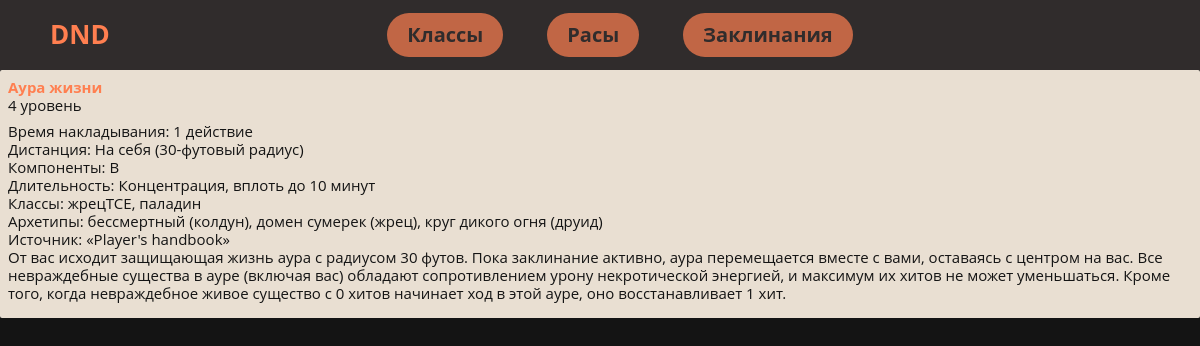
/spells_description/5, run on the app's committed database.
### dnd_wiki/models.py (models this page shows, shortened)
class Spell(models.Model):
    name = models.CharField(null=True, blank=True, default="default title", max_length=200)
    lvl = models.CharField(null=True, blank=True, default="default title", max_length=200)
    companent = models.CharField(null=True, blank=True, default="default title", max_length=200)
    description = models.TextField(null=True, blank=True, default="default title")

### dnd_wiki/views.py (the view)
# urls.py: path('spells_description/<str:pk>', views.single_spell, name='single_spell'),
def single_spell(request, pk):
    spell_obj = Spell.objects.get(id=pk)
    spells = Spell.objects.all()
    context = {'so': spell_obj, 'spells': spells}
    return render(request, 'dnd_wiki/spell_description.html', context)

### dnd_wiki/templates/dnd_wiki/spell_description.html (shortened to what this page needs)
{% extends 'dnd_wiki/base.html' %}
{% block content %}
<div class="cards-wrapper">
    <div class="paper-1 card active">
        <div class="card-wrapper">
            <div class="card-header"><h2 class="card-title">{{so.name}}</span></h2>
            </div>
            <div class="card-body new-article" itemprop="articleBody">
                <ul class="params">
                    <li class="size-type-alignment">{{so.lvl}} уровень </li>
                    <p>{{so.description|linebreaks}}</p>
                </ul>
            </div>
        </div>
    </div>
</div>
{% endblock %}

### dnd_wiki/static/styles/style.css (style rules this page uses)
h2 { color: coral; }
abbr, address, article, aside, audio, b, blockquote, body, body div, caption, cite, code, dd, del, details, dfn, dl, dt, em, fieldset, figure, form, h1, h2, h3, h4, h5, h6, html, i, iframe, img, ins, kbd, label, legend, li, mark, menu, nav, object, ol, p, pre, q, samp, section, small, span, strong, sub, summary, sup, table, tbody, td, tfoot, th, thead, time, tr, ul, var, video { margin: 0; padding: 0; border: 0; font-size: 100%; vertical-align: baseline; background: 0 0; }
.card-body p { padding: 0; margin: 0 0 8px; }
.card { position: relative; }
.card { padding: 0; margin: 0 0 8px; z-index: 2; }
.paper-1 { padding: 8px; border-radius: 2px; }
.card-type, .paper-1 { background-color: #e9dfd2; }
body { font-family: "Open Sans",sans-serif; font-size: 15px; line-height: 1.2; font-weight: 400; color: #141414; display: flex; flex-direction: column; flex-wrap: nowrap; justify-content: flex-start; align-content: stretch; align-items: stretch; min-height: 100vh; position: relative; background-color: #141414; }

### data on the page
Spell: name "Аура жизни", lvl "4", description "Время накладывания: 1 действие Дистанция: На себя (30-футовый радиус) Компоненты: В Длительность: Концентрация, вплоть до 10 минут Классы: жрецTCE, паладин Архетипы: бессмертный (колдун), домен сумерек (жрец), круг дикого огня (друид) Источник: «Player's handbook» От вас исходит защищающая жизнь аура с радиусом 30 футов. Пока заклинание активно, аура перемещается вместе с вами, оставаясь с центром на вас. Все невраждебные существа в ауре (включая вас) обладают сопротивлением урону некротической энергией, и максимум их хитов не может уменьшаться. Кроме того, когда невраждебное живое существо с 0 хитов начинает ход в этой ауре, оно восстанавливает 1 хит."
